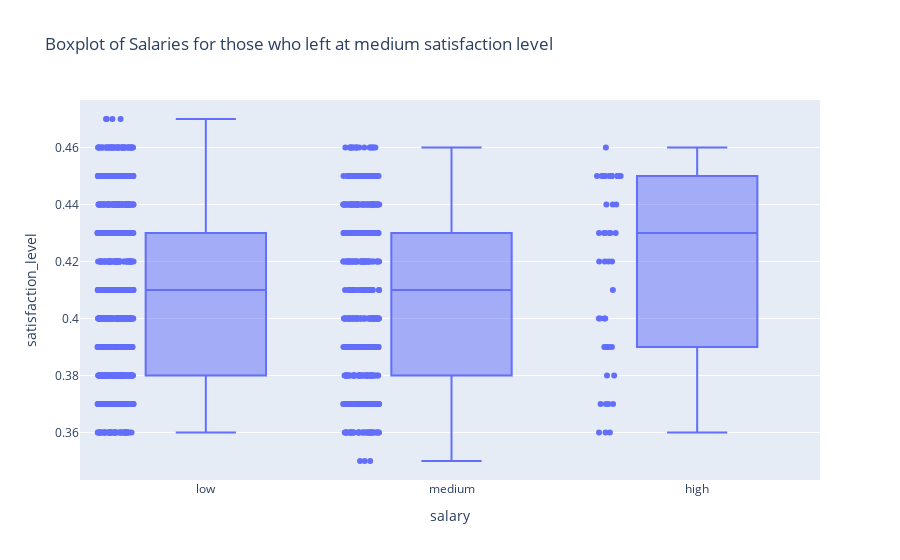

The notebook cell saved with this chart:
### Code cell
# Distribution of satisfaction level for those who left at medium satisfaction level
plt.figure(figsize=(10,6))
sns.histplot(satisfaction_med[satisfaction_med['left']==1]['satisfaction_level'], kde=True, color='red', label='Left',bins=10)
plt.title('Distribution of Satisfaction Level for those who left at medium satisfaction level')
plt.legend()
plt.show()

# Distribution of last evaluation for those who left at medium satisfaction level
plt.figure(figsize=(10,6))
sns.histplot(satisfaction_med[satisfaction_med['left']==1]['last_evaluation'], kde=True, color='red', label='Left',bins=10)
plt.title('Distribution of Last Evaluation for those who left at medium satisfaction level')
plt.legend()
plt.show()

# Distribution of average monthly hours for those who left at medium satisfaction level
plt.figure(figsize=(10,6))
sns.histplot(satisfaction_med[satisfaction_med['left']==1]['average_montly_hours'], kde=True, color='red', label='Left',bins=10)
plt.title('Distribution of Average Monthly Hours for those who left at medium satisfaction level')
plt.legend()
plt.show()

# Distribution of number of projects for those who left at medium satisfaction level
plt.figure(figsize=(10,6))
sns.histplot(satisfaction_med[satisfaction_med['left']==1]['number_project'], kde=True, color='red', label='Left',bins=10)
plt.title('Distribution of Number of Projects for those who left at medium satisfaction level')
plt.legend()
plt.show()

#Distribution of time spent at the company for those who left at medium satisfaction level
plt.figure(figsize=(10,6))
sns.histplot(satisfaction_med[satisfaction_med['left']==1]['time_spend_company'], kde=True, color='red', label='Left',bins=10)
plt.title('Distribution of Time Spent at Company for those who left at medium satisfaction level')
plt.legend()
plt.show()

# Ploytly boxplot of salaries for those who left at medium satisfaction level with title
import plotly.express as px
fig = px.box(satisfaction_med[satisfaction_med['left']==1], x='salary', y='satisfaction_level', points='all', title='Boxplot of Salaries for those who left at medium satisfaction level')
fig.show()

### Figure 1 — Plotly figure (JSON) as saved in the notebook; plotly's stock layout.template omitted (floating-point values rounded to 4 significant figures; data arrays with more than 128 entries replaced by an {"elided": "..."} marker saying what was removed)
{"data": [{"alignmentgroup": "True", "boxpoints": "all", "hovertemplate": "salary=%{x}<br>satisfaction_level=%{y}<extra></extra>", "legendgroup": "", "marker": {"color": "#636efa"}, "name": "", "notched": false, "offsetgroup": "", "orientation": "v", "showlegend": false, "type": "box", "x": {"elided": "1556 str values"}, "x0": " ", "xaxis": "x", "y": {"elided": "1556 float values"}, "y0": " ", "yaxis": "y"}], "layout": {"boxmode": "group", "legend": {"tracegroupgap": 0}, "title": {"text": "Boxplot of Salaries for those who left at medium satisfaction level"}, "xaxis": {"anchor": "y", "domain": [0, 1], "title": {"text": "salary"}}, "yaxis": {"anchor": "x", "domain": [0, 1], "title": {"text": "satisfaction_level"}}}}
